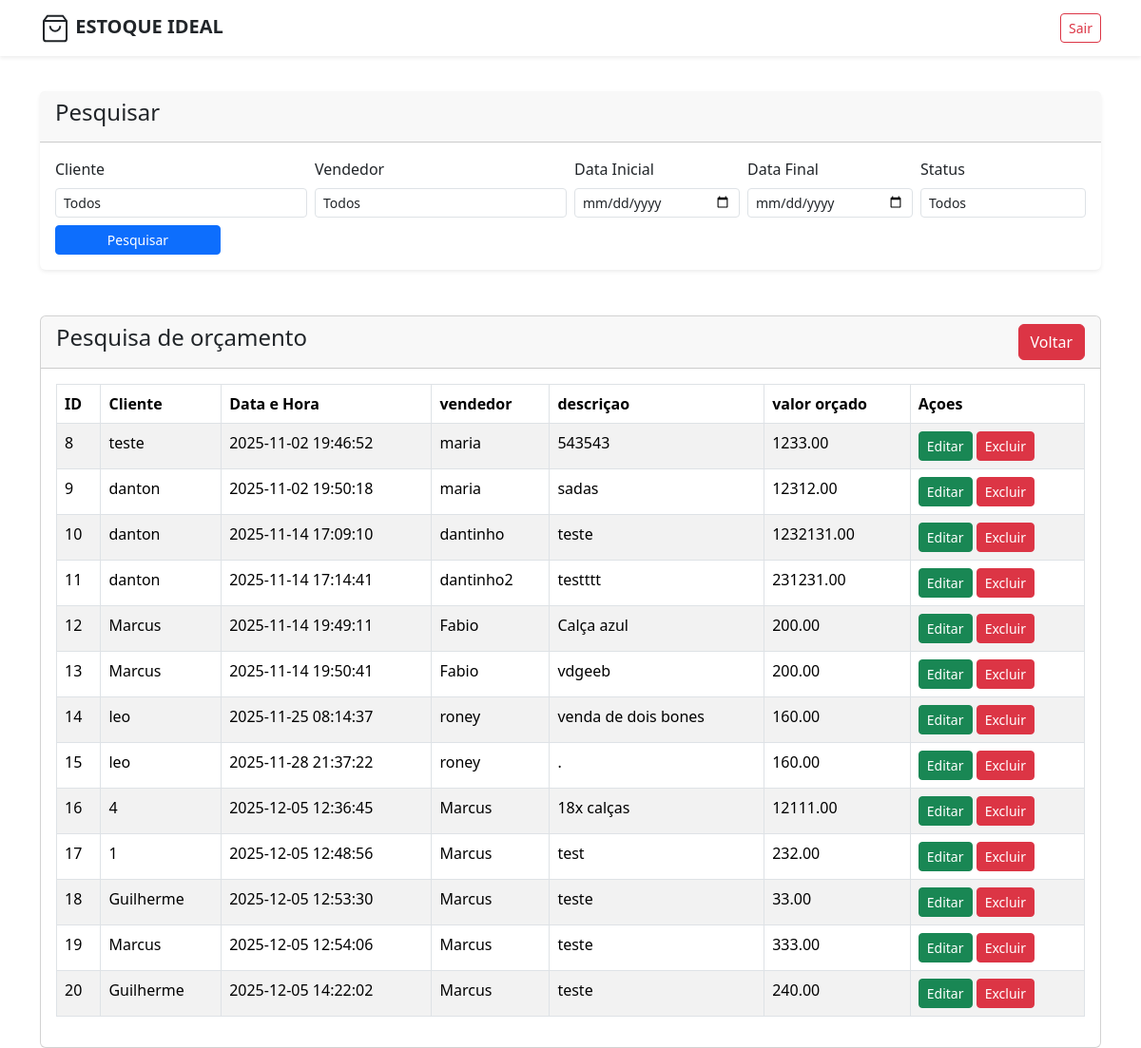
Page /pages/pesquisa.php on the earlier database version.
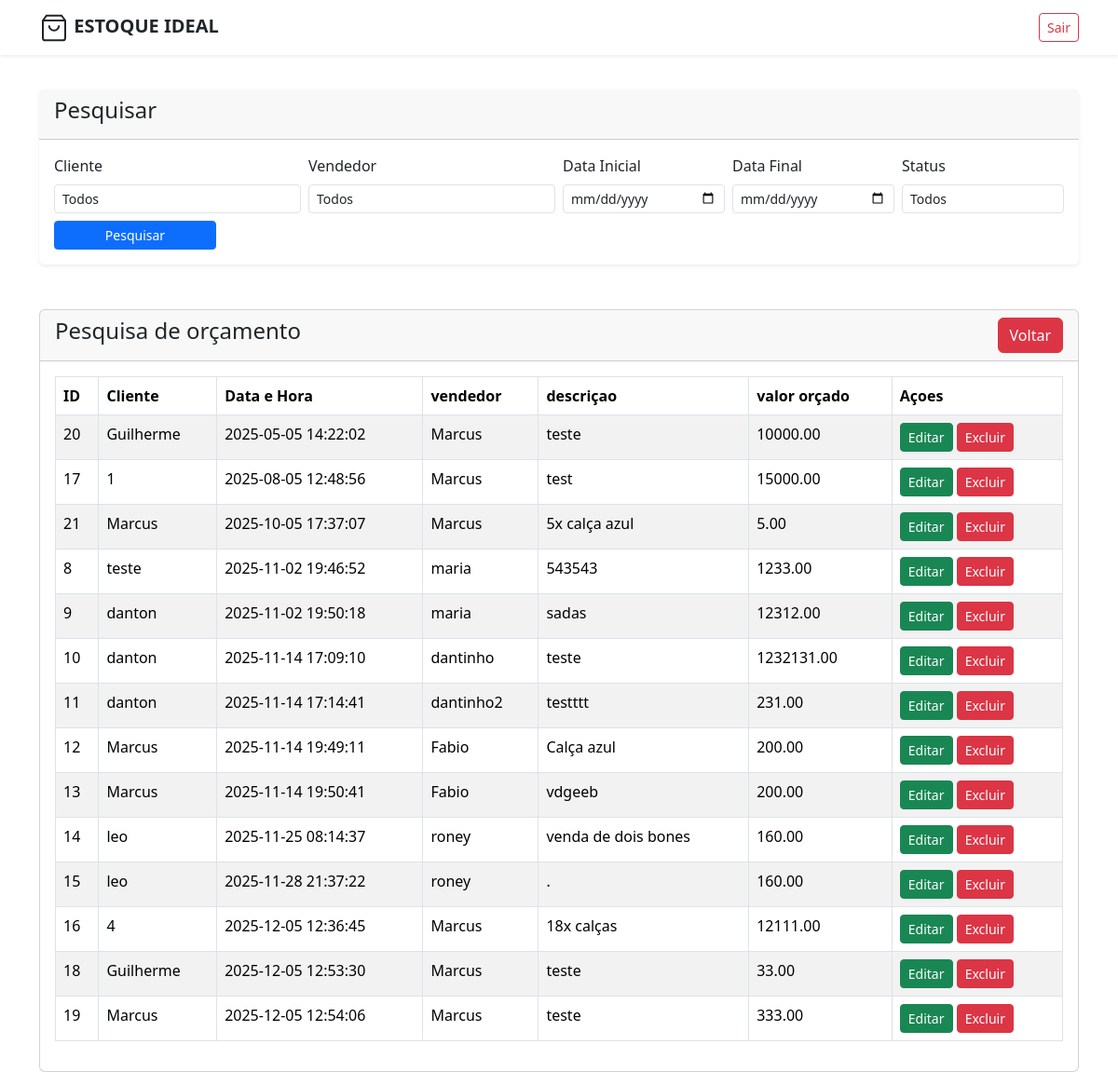
Same page on the later database version.
### tables this page shows
CREATE TABLE `orcamento_estoque` (
  `id` int(11) NOT NULL,
  `idcliente` int(11) NOT NULL,
  `cliente` varchar(100) NOT NULL,
  `doc_cliente` varchar(20) DEFAULT NULL,
  `dta_hora_orcamento` datetime NOT NULL,
  `vendedor` varchar(100) NOT NULL,
  `descricao` varchar(255) NOT NULL,
  `valor_orcado` decimal(18,2) NOT NULL,
  `id_item` int(11) NOT NULL,
  `nome_item` varchar(255) NOT NULL,
  `quantidade` int(11) NOT NULL,
  `status` varchar(20) DEFAULT 'Pendente'
);

### crud/pesquisa_orcamentos.php (called while the page is built, shortened)
<?php
class pesquisa
{
    function pesquisaDeOrcamento($conn, $cliente, $vendedor, $data_inicio, $data_fim)
    {
        $lista = array();
        $condicoes = array();
        $sql = "SELECT * FROM orcamento_estoque";
        $sql .= " ORDER BY dta_hora_orcamento ASC";
        $resultado = mysqli_query($conn, $sql);
        while ($row = mysqli_fetch_assoc($resultado)) {
            array_push($lista, $row);
        }
        return $lista;
    }
}

### pages/pesquisa.php (the view, shortened to what this page needs)
<?php
require('crud/conexao_DB.php');
include('crud/pesquisa_orcamentos.php');
$listaOrcamento = new pesquisa;
$clientePesquisa = $_POST['cliente'];
$vendedor = $_POST['vendedor'];
$dta_inicial = $_POST['dta_inicial'];
$dta_final = $_POST['dta_final'] ;
$buscaOrcamentos = $listaOrcamento->pesquisaDeOrcamento($conn, $clientePesquisa, $vendedor, $dta_inicial, $dta_final);
?>
<!doctype html>
<html lang="pt-br">
<head>
    <link href="https://cdn.jsdelivr.net/npm/bootstrap@5.3.5/dist/css/bootstrap.min.css" rel="stylesheet">
</head>
<body>
    <?php include('assets/navbar/navbar.php');  ?>
    <?php include('assets/CampoDePesquisa/formPesquisa.php');?>
    <div class="container mt-5">
        <div class="row">
            <div class="col-md-12">
                <div class="card">
                    <div class="card-header">
                        <h4>Pesquisa de orçamento
                            <a href="index.php" class="btn btn-danger float-end">Voltar</a>
                        </h4>
                    </div>
                    <div class="card-body">
                        <table class="table table-bordered table-striped">
                            <thead>
                                <tr>
                                    <th>ID</th>
                                    <th>Cliente</th>
                                    <th>Data e Hora</th>
                                    <th>vendedor</th>
                                    <th>descriçao</th>
                                    <th>valor orçado</th>
                                    <th>Açoes</th>
                                </tr>
                            </thead>
                            <tbody>
                                <?php
                                foreach ($buscaOrcamentos as $row):
                                ?>
                                    <tr>
                                        <td> <?= $row['id'] ?></td>
                                        <td> <?= $row['cliente'] ?></td>
                                        <td> <?= date('Y-m-d H:i:s', strtotime($row['dta_hora_orcamento'])) ?></td>
                                        <td> <?= $row['vendedor'] ?></td>
                                        <td> <?= $row['descricao'] ?></td>
                                        <td> <?= $row['valor_orcado'] ?></td>
                                        <td>
                                            <a href="editarOrcamento.php?id=<?= $row['id'] ?>" class="btn btn-success btn-sm">Editar</a>
                                            <form action="crud/orcamentoCRUD.php" method="POST" class="d-inline">
                                                <button type="submit" onclick="return confirm('Deseja realmente excuir este orçamento?')" name="deletar_orcamento" value="<?= $row['id'] ?>" class="btn btn-danger btn-sm"> Excluir</button>
                                            </form>
                                        </td>
                                    </tr>
                                <?php
                                endforeach;
                                ?>
                            </tbody>
                        </table>
                    </div>
                </div>
            </div>
        </div>
    </div>
</body>
</html>

Differences in the rows shown:
changed orcamento_estoque id 20: dta_hora_orcamento "2025-12-05 14:22:02" → "2025-05-05 14:22:02"; valor_orcado "240.00" → "10000.00"; moves up the list
changed orcamento_estoque "test": dta_hora_orcamento "2025-12-05 12:48:56" → "2025-08-05 12:48:56"; valor_orcado "232.00" → "15000.00"; moves up the list
added orcamento_estoque: id "21", cliente "Marcus", dta_hora_orcamento "2025-10-05 17:37:07", vendedor "Marcus", descricao "5x calça azul", valor_orcado "5.00"
changed orcamento_estoque "dantinho2": valor_orcado "231231.00" → "231.00"
